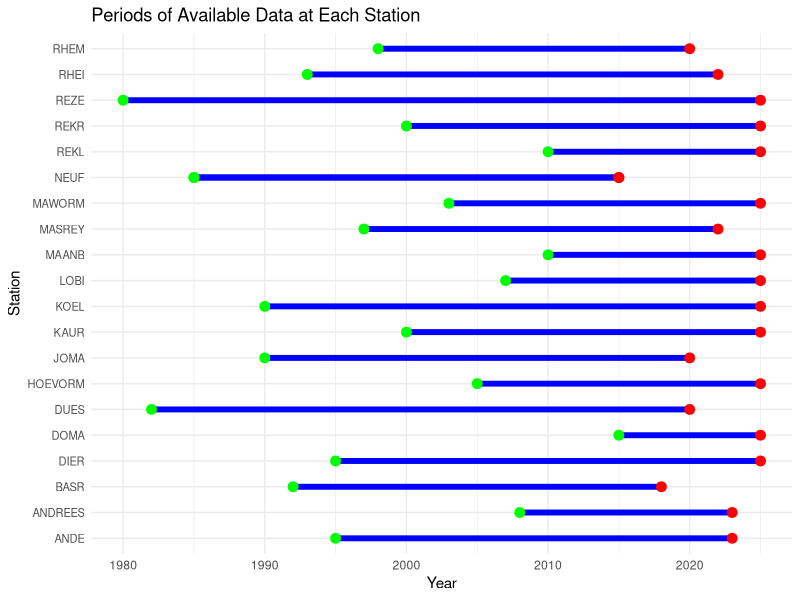

This figure's R source:
# Load required package
library(ggplot2)

# Simulated data for stations and their data availability periods
stations_data <- data.frame(
  Station = c("JOMA", "DIER", "NEUF", "REKR", "RHEM", "BASR", "RHEI", "HOEVORM", "MAANB", "ANDREES", "LOBI", "REZE", "DUES", "KOEL", "ANDE", "KAUR", "MAWORM", "MASREY", "REKL", "NEUF", "DOMA"),
  Start_Year = c(1990, 1995, 1985, 2000, 1998, 1992, 1993, 2005, 2010, 2008, 2007, 1980, 1982, 1990, 1995, 2000, 2003, 1997, 2010, 1985, 2015),
  End_Year = c(2020, 2025, 2015, 2025, 2020, 2018, 2022, 2025, 2025, 2023, 2025, 2025, 2020, 2025, 2023, 2025, 2025, 2022, 2025, 2015, 2025)
)

# Calculate the duration for better understanding
stations_data$Duration <- stations_data$End_Year - stations_data$Start_Year

# Create the timeline plot
p <- ggplot(stations_data, aes(x = Start_Year, xend = End_Year, y = Station, yend = Station)) +
  geom_segment(linewidth = 2, color = "blue") +  # Draw lines for each station's period
  geom_point(aes(x = Start_Year, y = Station), color = "green", size = 3) +  # Start points
  geom_point(aes(x = End_Year, y = Station), color = "red", size = 3) +  # End points
  labs(x = "Year", y = "Station", title = "Periods of Available Data at Each Station") +
  theme_minimal() +
  theme(axis.text.y = element_text(size = 8))  # Adjust station label size for readability

# Display the plot
print(p)